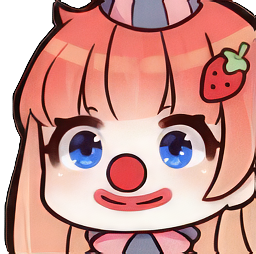
#> input picture pyxis_core/pyxis_core/infrastructure/engine/bin/images/payasito.png, 256 x 254 px
$ python -i img_tracer_engine.py   (imports and definitions only)
#> lines starting #> are read from the running program, lines starting #| are printed output that depends on the picture; after the words box and inside, x2 and y2 are one past the last pixel; in counts of white or black regions, pixels touching at a corner belong together
#> in _trace_single_image_file, img is the input picture: PIL image 256x254 RGBA; mean R, G, B, A 180.8, 125.9, 118.9, 232.8
### pyxis_core/pyxis_core/infrastructure/engine/paths.py
# Pyxis Effector - Plugin for Aegisub
# Copyright (C) 2026 @mandholine, @effector2, @pholguinc and Pyxis Effector contributors
#
# This program is free software: you can redistribute it and/or modify
# it under the terms of the GNU General Public License as published by
# the Free Software Foundation version 3.
#
# This program is distributed in the hope that it will be useful,
# but WITHOUT ANY WARRANTY; without even the implied warranty of
# MERCHANTABILITY or FITNESS FOR A PARTICULAR PURPOSE.  See the
# GNU General Public License for more details.
#
# You should have received a copy of the GNU General Public License
# along with this program. If not, see <https://www.gnu.org/licenses/>.
# For any question you can visit: https://discord.gg/rYsARc3fB9

"""Gestor canónico de rutas y resolución de binarios/assets de Pyxis Effector."""

import os
import shutil
import sys

SRC_DIR = os.path.dirname(os.path.abspath(__file__))
PACKAGE_DIR = SRC_DIR
DATA_DIR = os.path.join(PACKAGE_DIR, "data")
PYXIS_ROOT_DIR = os.path.dirname(PACKAGE_DIR)
BIN_DIR = (
    os.path.join(PACKAGE_DIR, "bin")
    if os.path.isdir(os.path.join(PACKAGE_DIR, "bin"))
    else os.path.join(PYXIS_ROOT_DIR, "bin")
)
WEB_DIR = os.path.join(PYXIS_ROOT_DIR, "web")
DOCS_DIR = os.path.join(PYXIS_ROOT_DIR, "docs")
TEMPLATES_DIR = (
    os.path.join(DATA_DIR, "templates")
    if os.path.isdir(os.path.join(DATA_DIR, "templates"))
    else os.path.join(PYXIS_ROOT_DIR, "templates")
)
PREVIEW_BASE_ASS = (
    os.path.join(DATA_DIR, "preview_base.ass")
    if os.path.isfile(os.path.join(DATA_DIR, "preview_base.ass"))
    else os.path.join(PYXIS_ROOT_DIR, "preview_base.ass")
)

IS_WINDOWS = os.name == "nt"
IS_MACOS = sys.platform == "darwin"

# Una app GUI de macOS (p. ej. Aegisub abierto desde el Finder) hereda un PATH mínimo
# sin Homebrew, así que ffmpeg/potrace instalados con brew no se encontrarían.
_MACOS_EXTRA_BIN_DIRS = ("/opt/homebrew/bin", "/opt/homebrew/sbin", "/usr/local/bin")


def ensure_tool_path() -> None:
    """Añade al final del PATH los directorios habituales de herramientas en macOS."""
    if not IS_MACOS:
        return
    current = os.environ.get("PATH", "").split(os.pathsep)
    missing = [d for d in _MACOS_EXTRA_BIN_DIRS if d not in current and os.path.isdir(d)]
    if missing:
        os.environ["PATH"] = os.pathsep.join([p for p in current if p] + missing)


ensure_tool_path()


# [11 lines left out: function get_user_data_dir, not called in this run]


def get_bin_path(binary_name: str) -> str:
    """Retorna la ruta absoluta a un binario buscando en bin/, luego en la raíz, o en el PATH del sistema.

    En Windows se busca con sufijo .exe; en Linux/macOS se acepta tanto el nombre
    con .exe (binarios empaquetados) como el equivalente nativo sin sufijo.
    """
#> called with binary_name = 'potrace'
    if IS_WINDOWS:
        names = [f"{binary_name}.exe"] if not binary_name.lower().endswith(".exe") else [binary_name]
    else:
        names = []
        if binary_name.lower().endswith(".exe"):
            names.append(binary_name[:-4])
        names.append(binary_name)

    fallback_target = None
    for exe_name in names:
        # 1. Buscar en bin/
        bin_target = os.path.join(BIN_DIR, exe_name)
        if fallback_target is None:
            fallback_target = bin_target
        if os.path.exists(bin_target):
            return bin_target

        # 2. Buscar en la raíz de PyxisNodes
        root_target = os.path.join(PYXIS_ROOT_DIR, exe_name)
        if os.path.exists(root_target):
            return root_target

        # 3. Buscar en el PATH del sistema
        system_path = shutil.which(exe_name)
        if system_path:
            return system_path

    # Fallback al target en bin/
    return fallback_target


# [19 lines left out: functions get_web_path, get_docs_path, get_templates_path, not called in this run]

### pyxis_core/pyxis_core/img_tracer_engine.py
# Pyxis Effector - Plugin for Aegisub
# Copyright (C) 2026 @mandholine, @effector2, @pholguinc and Pyxis Effector contributors
#
# This program is free software: you can redistribute it and/or modify
# it under the terms of the GNU General Public License as published by
# the Free Software Foundation version 3.
#
# This program is distributed in the hope that it will be useful,
# but WITHOUT ANY WARRANTY; without even the implied warranty of
# MERCHANTABILITY or FITNESS FOR A PARTICULAR PURPOSE.  See the
# GNU General Public License for more details.
#
# You should have received a copy of the GNU General Public License
# along with this program. If not, see <https://www.gnu.org/licenses/>.
# For any question you can visit: https://discord.gg/rYsARc3fB9

"""
Image tracing engine to ASSDraw vector shapes (m, l, b) for PyxisNodes.
Supports:
1. Native Python Potrace Bézier engine (cubic curves b x1 y1 x2 y2 x3 y3 + lines l x y).
2. Polygonal engine (Douglas-Peucker) for clean geometry.
3. Sobel/Gradient edge tracer engine.
4. potrace.exe executable integration.
5. Anchor, scale, target dimension (out_w, out_h), threshold, and inversion adjustments.
6. Parameter & mtime caching for real-time execution.
"""

import os
import re
import math
import glob
import subprocess
import tempfile
import hashlib
from typing import Dict, List, Tuple, Any
from PIL import Image, ImageOps, ImageFilter
import numpy as np

from collections import OrderedDict

try:
    import pyclipper
except ImportError:
    pyclipper = None

_TRACER_CACHE: OrderedDict[str, Dict[str, Any]] = OrderedDict()
_MAX_TRACER_CACHE = 512

def clear_tracer_cache():
    """Clears the raster image vector tracing cache."""
    _TRACER_CACHE.clear()


def _get_potrace_exe_path() -> str:
    """Returns path to potrace executable if present and executable."""
    exe_name = "potrace.exe" if os.name == "nt" else "potrace"
    try:
        from paths import get_bin_path
        cand = get_bin_path("potrace")
        if os.path.isfile(cand) and os.path.getsize(cand) > 10000:
            return cand
    except Exception:
        pass
    base_dir = os.path.dirname(os.path.abspath(__file__))
    candidates = [
        os.path.join(base_dir, "bin", exe_name),
        os.path.join(base_dir, "..", "bin", exe_name),
        os.path.join(base_dir, exe_name),
        exe_name
    ]
    for cand in candidates:
        if os.path.isfile(cand) and os.path.getsize(cand) > 10000:
            return cand
    import shutil
    system_potrace = shutil.which("potrace")
    if system_potrace:
        return system_potrace
    return ""


# [92 lines left out: functions _get_ffmpeg_exe_path, _get_or_create_inverted_webp, not called in this run]


def _is_animated_gif(image_path: str) -> bool:
    if not image_path or not os.path.isfile(image_path):
        return False
    ext = os.path.splitext(image_path)[1].lower()
    if ext in ['.gif', '.webp', '.apng']:
        try:
            with Image.open(image_path) as im:
                return getattr(im, "is_animated", False) and im.n_frames > 1
        except Exception:
            return ext == '.gif'
    return False


# [134 lines left out: functions _get_or_extract_gif_frames, _parse_svg_path_to_ass, not called in this run]


def _rdp_simplify(points: List[Tuple[float, float]], epsilon: float) -> List[Tuple[float, float]]:
    """Ramer-Douglas-Peucker algorithm for polygon simplification."""
    if len(points) < 3:
        return points

    dmax = 0.0
    index = 0
    end = len(points) - 1

    p1 = np.array(points[0])
    p2 = np.array(points[end])

    line_vec = p2 - p1
    line_len = np.linalg.norm(line_vec)

    for i in range(1, end):
        p = np.array(points[i])
        if line_len == 0:
            d = np.linalg.norm(p - p1)
        else:
            d = np.abs(line_vec[0] * (p1[1] - p[1]) - line_vec[1] * (p1[0] - p[0])) / line_len

        if d > dmax:
            index = i
            dmax = d

    if dmax > epsilon:
        rec1 = _rdp_simplify(points[:index+1], epsilon)
        rec2 = _rdp_simplify(points[index:], epsilon)
        return rec1[:-1] + rec2
    else:
        return [points[0], points[end]]


def _fit_bezier_splines(pts: List[Tuple[float, float]], smooth_factor: float = 0.25) -> List[str]:
    """Converts vertices into smooth cubic ASSDraw Bézier curves (b x1 y1 x2 y2 x3 y3) or lines (l x y)."""
    n = len(pts)
    if n < 3:
        return [f"l {round(p[0], 2):g} {round(p[1], 2):g}" for p in pts[1:]]

    commands = []
    for i in range(n - 1):
        p0 = pts[i - 1] if i > 0 else pts[i]
        p1 = pts[i]
        p2 = pts[i + 1]
        p3 = pts[i + 2] if i + 2 < n else p2

        v1 = np.array([p1[0] - p0[0], p1[1] - p0[1]])
        v2 = np.array([p2[0] - p1[0], p2[1] - p1[1]])
        norm1 = np.linalg.norm(v1)
        norm2 = np.linalg.norm(v2)

        is_corner = False
        if norm1 > 0 and norm2 > 0:
            cos_angle = np.dot(v1, v2) / (norm1 * norm2)
            if cos_angle < 0.2:
                is_corner = True

        if is_corner:
            commands.append(f"l {round(p2[0], 2):g} {round(p2[1], 2):g}")
        else:
            cp1_x = p1[0] + (p2[0] - p0[0]) * smooth_factor
            cp1_y = p1[1] + (p2[1] - p0[1]) * smooth_factor
            cp2_x = p2[0] - (p3[0] - p1[0]) * smooth_factor
            cp2_y = p2[1] - (p3[1] - p1[1]) * smooth_factor
            commands.append(
                f"b {round(cp1_x, 2):g} {round(cp1_y, 2):g} {round(cp2_x, 2):g} {round(cp2_y, 2):g} {round(p2[0], 2):g} {round(p2[1], 2):g}"
            )
    return commands


def _trace_python_native(
    img: Image.Image,
    mode: str,
    threshold: int,
    invert: bool,
    tolerance: float,
    bin_mode: str = "Luminance",
    alphamax: float = 1.0
) -> str:
    """Motor de trazado nativo en Python usando Pillow + Numpy."""
#> called with mode = 'Potrace', threshold = 128, invert = False, tolerance = 1, bin_mode = 'Luminance', alphamax = 1
    if img.mode != 'RGBA':
        img = img.convert('RGBA')

    arr = np.array(img)
    alpha = arr[:, :, 3]
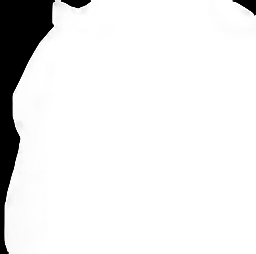
#> alpha: shape (254, 256); min 0, max 255, mean 232.8
    gray = np.array(img.convert('L'))
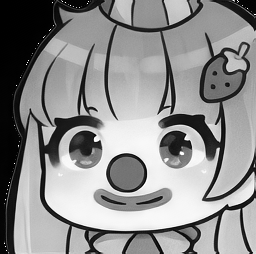
#> gray: shape (254, 256); min 0, max 255, mean 141.5

    binary = np.zeros_like(gray, dtype=np.uint8)

    b_m = str(bin_mode).strip().lower()
    if b_m == "silhouette":
        mask = alpha >= threshold
    elif b_m == "borders":
        gx = np.abs(np.diff(gray.astype(float), axis=1, prepend=0))
        gy = np.abs(np.diff(gray.astype(float), axis=0, prepend=0))
        grad = np.sqrt(gx**2 + gy**2)
        if np.any(alpha < 250):
            mask = (grad >= threshold) & (alpha >= 10)
        else:
            mask = grad >= threshold
    else:  # luminance
        if np.any(alpha < 250):
            mask = (gray < threshold) & (alpha >= 10)
#> mask: shape (254, 256) bool; 24% white; 32 white regions (22 under 20 px), largest, box (x1, y1, x2, y2) and area: (4, 0, 256, 254) 8182, (159, 32, 256, 202) 3621, (106, 153, 147, 193) 1260
            if not np.any(mask):
                mask = alpha >= 10
        else:
            mask = gray < threshold

    if invert:
        mask = ~mask

    binary[mask] = 255

    mode_clean = str(mode).strip().lower()
    if mode_clean == "borders":
        pil_bin = Image.fromarray(binary).filter(ImageFilter.FIND_EDGES)
        binary = np.array(pil_bin)
        binary = (binary > 50).astype(np.uint8) * 255

    padded = np.pad(binary, 1, mode='constant', constant_values=0)
    h, w = padded.shape
    visited = np.zeros_like(padded, dtype=bool)
    contours = []

    dx = [1, 1, 0, -1, -1, -1, 0, 1]
    dy = [0, 1, 1, 1, 0, -1, -1, -1]

    for y in range(1, h - 1):
        for x in range(1, w - 1):
            if padded[y, x] == 255 and not visited[y, x]:
                is_edge = False
                for d in range(8):
                    if padded[y + dy[d], x + dx[d]] == 0:
                        is_edge = True
                        break

                if is_edge:
                    contour_pts = []
                    cx, cy = x, y
                    start_x, start_y = x, y
                    dir_idx = 0
                    steps = 0
                    max_steps = w * h

                    while steps < max_steps:
                        visited[cy, cx] = True
                        contour_pts.append((float(cx - 1), float(cy - 1)))

                        found_next = False
                        for d in range(8):
                            nd = (dir_idx + d) % 8
                            nx, ny = cx + dx[nd], cy + dy[nd]
                            if 0 <= nx < w and 0 <= ny < h:
                                if padded[ny, nx] == 255:
                                    cx, cy = nx, ny
                                    dir_idx = (nd + 5) % 8
                                    found_next = True
                                    break
                        if not found_next or (cx == start_x and cy == start_y and len(contour_pts) > 2):
                            break
                        steps += 1

                    if len(contour_pts) >= 4:
                        contours.append(contour_pts)
#> (the rest of the program and of its run is left out)
